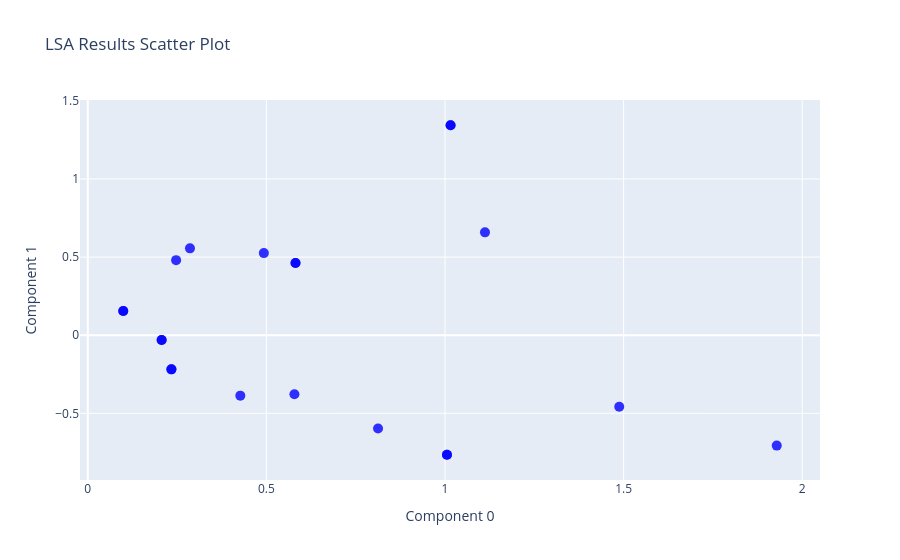

The notebook cell this image was saved under:
### Code cell
# Create a list of hover texts with labels and coordinates
hover_texts = []
for row in df_lsa.values:
    terms = df_lsa.index[(df_lsa[0] == row[0]) & (df_lsa[1] == row[1])]
    terms_str = ', '.join([f'"{term}"' for term in terms])
    coord = f"({row[0]:.5f}, {row[1]:.5f})"
    hover_texts.append(f"Terms: {terms_str}<br>{coord}")

# Create the scatter plot
fig = go.Figure(go.Scatter(
    x=df_lsa[0],
    y=df_lsa[1],
    mode='markers',
    marker=go.scatter.Marker(
        size=10,
        color='blue',
        opacity=0.8
    ),
    hovertemplate='%{text}<extra></extra>',
    text=hover_texts
))

# Set axis labels and title
fig.update_layout(
    xaxis_title="Component 0",
    yaxis_title="Component 1",
    title="LSA Results Scatter Plot"
)

fig.show()

### Figure 1 — Plotly figure (JSON) as saved in the notebook; plotly's stock layout.template omitted (floating-point values rounded to 4 significant figures)
{"data": [{"hovertemplate": "%{text}<extra></extra>", "marker": {"color": "blue", "opacity": 0.8, "size": 10}, "mode": "markers", "text": ["Terms: \"algorithmic\"<br>(1.48774, -0.45782)", "Terms: \"approach\"<br>(0.57848, -0.37820)", "Terms: \"derivative\"<br>(0.49291, 0.52555)", "Terms: \"efficiency\"<br>(0.42705, -0.38702)", "Terms: \"financial\", \"modeling\"<br>(0.09933, 0.15511)", "Terms: \"high-frequency\"<br>(0.81259, -0.59679)", "Terms: \"impact\", \"market\"<br>(1.00553, -0.76522)", "Terms: \"integrating\"<br>(0.28610, 0.55594)", "Terms: \"liquidity\", \"provision\"<br>(0.23411, -0.21859)", "Terms: \"management\", \"risk\"<br>(0.20681, -0.03039)", "Terms: \"impact\", \"market\"<br>(1.00553, -0.76522)", "Terms: \"method\", \"quantitative\"<br>(0.58155, 0.46250)", "Terms: \"financial\", \"modeling\"<br>(0.09933, 0.15511)", "Terms: \"optimization\", \"portfolio\"<br>(1.01562, 1.34381)", "Terms: \"optimization\", \"portfolio\"<br>(1.01562, 1.34381)", "Terms: \"liquidity\", \"provision\"<br>(0.23411, -0.21859)", "Terms: \"method\", \"quantitative\"<br>(0.58155, 0.46250)", "Terms: \"management\", \"risk\"<br>(0.20681, -0.03039)", "Terms: \"strategy\"<br>(1.11189, 0.65821)", "Terms: \"technique\"<br>(0.24731, 0.48047)", "Terms: \"trading\"<br>(1.92867, -0.70681)"], "type": "scatter", "x": [1.488, 0.5785, 0.4929, 0.4271, 0.09933, 0.8126, 1.006, 0.2861, 0.2341, 0.2068, 1.006, 0.5815, 0.09933, 1.016, 1.016, 0.2341, 0.5815, 0.2068, 1.112, 0.2473, 1.929], "y": [-0.4578, -0.3782, 0.5255, -0.387, 0.1551, -0.5968, -0.7652, 0.5559, -0.2186, -0.03039, -0.7652, 0.4625, 0.1551, 1.344, 1.344, -0.2186, 0.4625, -0.03039, 0.6582, 0.4805, -0.7068]}], "layout": {"title": {"text": "LSA Results Scatter Plot"}, "xaxis": {"title": {"text": "Component 0"}}, "yaxis": {"title": {"text": "Component 1"}}}}
